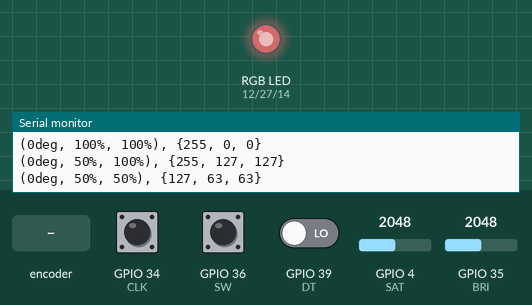
This program was run on a simulated ESP32. On the bench: an RGB LED mixed from three pins (HIGH = lit), the last lines printed to the serial monitor. The inputs (shaded band) are chosen by the test bench; at power-on: GPIO 35 (BRI) = 2048, GPIO 4 (SAT) = 2048, GPIO 36 (SW) HIGH, GPIO 34 (CLK) HIGH, GPIO 39 (DT) LOW. Dim RGB values are drawn brighter than linear.

Above: at 1.2 s.
1.3 s: rotary encoder on GPIO 34 (CLK) / GPIO 39 (DT) turned 3 steps (first pin leading)
At 1.6 s:
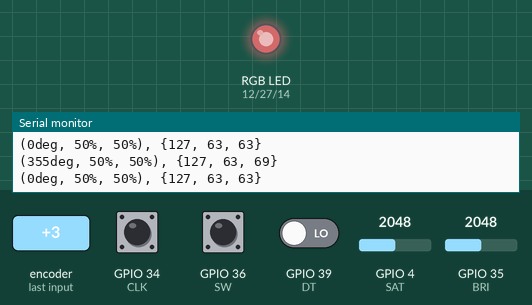
3.4 s: GPIO 35 (BRI) set to 2866
At 4.5 s:
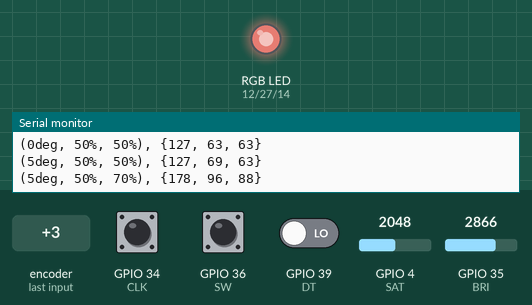
4.9 s: GPIO 4 (SAT) set to 2866
At 5.6 s:
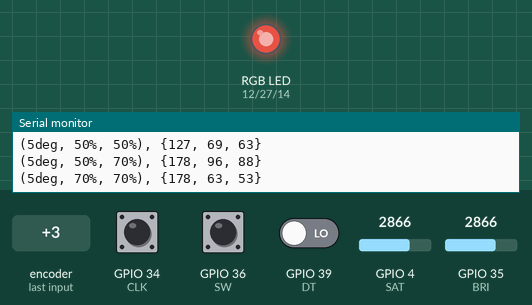
6.4 s: GPIO 36 (SW) pulled LOW for 0.15 s
At 6.7 s:
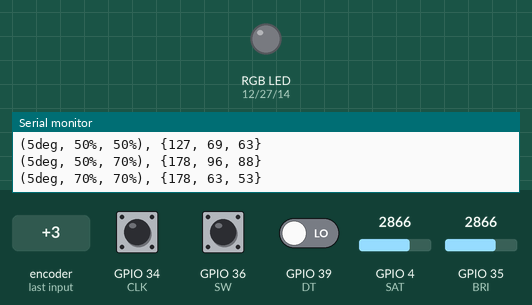
8.0 s: GPIO 35 (BRI) set to 3603
At 9.1 s:
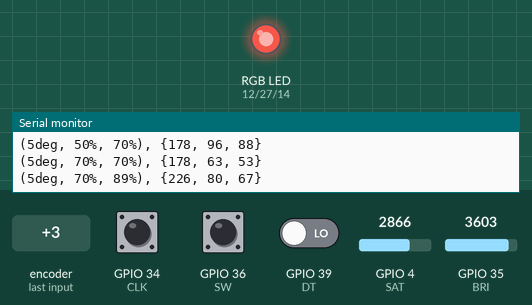
9.5 s: GPIO 4 (SAT) set to 3603
At 10.3 s:
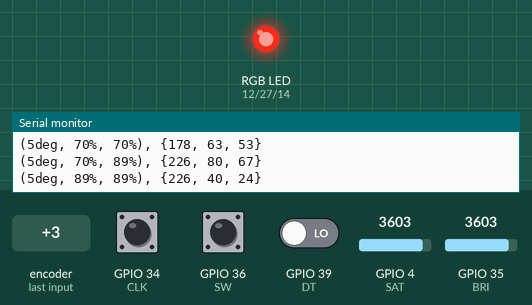
Timing chart, 0 to 12.0 s (numbered marks = the images above; inputs shaded):
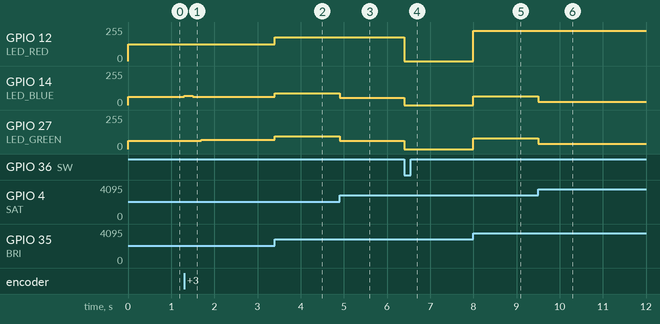

The program:

main.cpp
```cpp
#include <Arduino.h>
#include <cmath>
#include <string>

#define LED_RED 12
#define LED_GREEN 27
#define LED_BLUE 14
#define CLK 34
#define DT 39
#define SW 36 // pressed = low, unperessed = high
#define SAT 4 //saturation
#define BRI 35 //brightness

bool LEDState = true;
int lastState = HIGH;
int prevCLK = HIGH;
unsigned long lastDebounceTime = 0;
int lastBri = 0;
int lastSat = 0;

double hue = 0.0;
int saturation = 100;
int brightness = 100;

double mod(double n, double modulo)
{
    return n - modulo * floor(n / modulo);
}
int clamp(int n, int min, int max)
{
    if (n < min) return min;
    if (n > max) return max;
    return n;
}

void setHSV(int hue, int saturation, int value)
{
    hue = mod(hue, 360);
    int red = 0;
    int green = 0;
    int blue = 0;

    if (hue >= 0 && hue < 60)
    {
        red = 255;
        green = (255 * hue) / 60;
    }
    else if (hue >= 60 && hue < 120)
    {
        green = 255;
        red = 255 - (255 * (hue - 60) / 60);
    }
    else if (hue >= 120 && hue < 180)
    {
        green = 255;
        blue = (255 * (hue - 120) / 60);
    }
    else if (hue >= 180 && hue < 240)
    {
        blue = 255;
        green = 255 - (255 * (hue - 180) / 60);
    }
    else if (hue >= 240 && hue < 300)
    {
        blue = 255;
        red = (255 * (hue - 240) / 60);
    }
    else
    {
        red = 255;
        blue = 255 - (255 * (hue - 300) / 60);
    }


    //saturation
    int finalR = red + (255 - red) * (1 - saturation / 100.0);
    int finalG = green + (255 - green) * (1 - saturation / 100.0);
    int finalB = blue + (255 - blue) * (1 - saturation / 100.0);

    //brightness
    finalR = finalR * (value / 100.0);
    finalG = finalG * (value / 100.0);
    finalB = finalB * (value / 100.0);

    std::string out("(" + std::to_string(hue) + "deg, " + std::to_string(saturation) + "%, " + std::to_string(value) + "%), {" + std::to_string(finalR) + ", " + std::to_string(finalG) + ", " + std::to_string(finalB) + "}");

    Serial.println(out.c_str());

    analogWrite(LED_RED, finalR);
    analogWrite(LED_GREEN, finalG);
    analogWrite(LED_BLUE, finalB);
}


void setOffOn()
{
    unsigned long debounceDelay = 150;
    int currentState = digitalRead(SW);

    if (lastState == HIGH && currentState == LOW)
    {
        unsigned long now = millis();
        if (now - lastDebounceTime > debounceDelay)
        {
            LEDState = !LEDState;
            if (LEDState)
            {
                setHSV(hue, saturation, brightness);
            }
            else
            {
                analogWrite(LED_RED, 0);
                analogWrite(LED_GREEN, 0);
                analogWrite(LED_BLUE, 0);
            }
            lastDebounceTime = now;
        }
    }

    lastState = currentState;
}

void setHue()
{
    unsigned long debounceDelay = 150;
    int currentCLK = digitalRead(CLK);
    int currentDT = digitalRead(DT);
    if (currentCLK == LOW && prevCLK == HIGH && LEDState)
    {
        unsigned long now = millis();
        if (now - lastDebounceTime > debounceDelay)
        {
            if (currentDT == HIGH)
            {
                setHSV(hue += 5, saturation, brightness);
            }
            else
            {
                setHSV(hue -= 5, saturation, brightness);
            }
            lastDebounceTime = now;
        }
    }
    prevCLK = currentCLK;
}

void setBrightness()
{
    int currentBri = analogRead(BRI);
    if (abs(currentBri - lastBri) > (4095/70))
    {
        double b = currentBri;
        brightness = clamp(((b / 4095) * 104) - 2, 0, 100);
        lastBri = currentBri;
        setHSV(hue, saturation, brightness);
    }
}

void setSaturation()
{
    int currentSat = analogRead(SAT);
    if (abs(currentSat - lastSat) > (4095/70))
    {
        double s = currentSat;
        saturation = clamp(((s / 4095) * 104) - 2, 0, 100);
        lastSat = currentSat;
        setHSV(hue, saturation, brightness);
    }
}


void setup()
{
    Serial.begin(115200);
    pinMode(SW, INPUT);
    pinMode(CLK, INPUT);
    pinMode(DT, INPUT);
    pinMode(SAT, INPUT);
    pinMode(BRI, INPUT);
    pinMode(LED_RED, OUTPUT);
    pinMode(LED_GREEN, OUTPUT);
    pinMode(LED_BLUE, OUTPUT);
    setHSV(hue, saturation, brightness);
}

void loop()
{
    setOffOn();
    setHue();
    setSaturation();
    setBrightness();
}
```

Measured:
- after the input at 1.3 s, GPIO 14 (LED_BLUE): 63/255 → 69/255 at once, → 63/255 0.20 s later; GPIO 27 (LED_GREEN): 63/255 → 69/255 after 0.40 s
- after the input at 3.4 s, GPIO 12 (LED_RED): 127/255 → 178/255 at once; GPIO 14 (LED_BLUE): 63/255 → 88/255 at once; GPIO 27 (LED_GREEN): 69/255 → 96/255 at once
- after the input at 4.9 s, GPIO 14 (LED_BLUE): 88/255 → 53/255 at once; GPIO 27 (LED_GREEN): 96/255 → 63/255 at once
- after the input at 6.4 s, GPIO 12 (LED_RED): 178/255 → 0/255 at once; GPIO 14 (LED_BLUE): 53/255 → 0/255 at once; GPIO 27 (LED_GREEN): 63/255 → 0/255 at once
- after the input at 8.0 s, GPIO 12 (LED_RED): 0/255 → 226/255 at once; GPIO 14 (LED_BLUE): 0/255 → 67/255 at once; GPIO 27 (LED_GREEN): 0/255 → 80/255 at once
- after the input at 9.5 s, GPIO 14 (LED_BLUE): 67/255 → 24/255 at once; GPIO 27 (LED_GREEN): 80/255 → 40/255 at once
